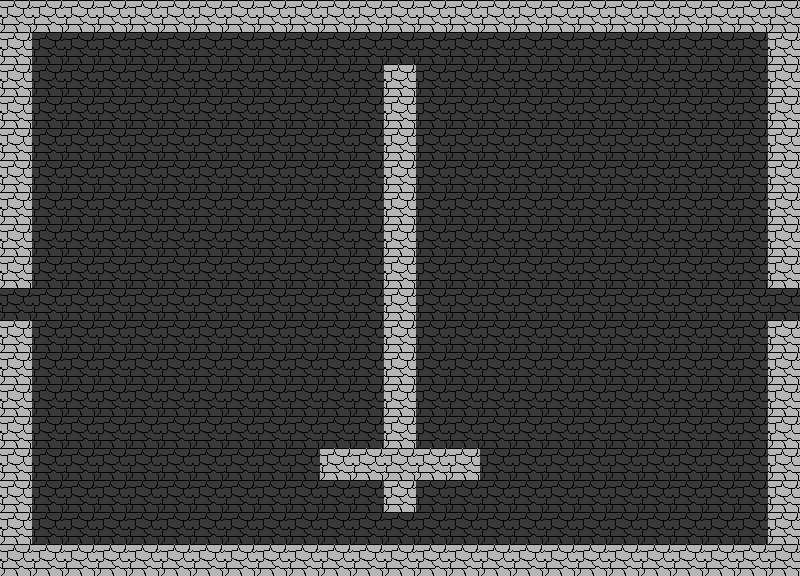

Below is a game level as drawn by its tile map, then a one-line description and the .tmx file that defines it, in full:
An orthogonal 25x18 tile map with 32x32 px tiles, 1 tile layer (floor) and 6 objects (3x door, enemy).

<map version="1.10" tiledversion="1.11.2" orientation="orthogonal" renderorder="right-down" width="25" height="18" tilewidth="32" tileheight="32" infinite="0" nextlayerid="3" nextobjectid="7">
 <tileset firstgid="1" source="placeholder.tsx" />
 <layer id="1" name="floor" width="25" height="18">
  <data encoding="csv">
2,2,2,2,2,2,2,2,2,2,2,2,2,2,2,2,2,2,2,2,2,2,2,2,2,
2,1,1,1,1,1,1,1,1,1,1,1,1,1,1,1,1,1,1,1,1,1,1,1,2,
2,1,1,1,1,1,1,1,1,1,1,1,2,1,1,1,1,1,1,1,1,1,1,1,2,
2,1,1,1,1,1,1,1,1,1,1,1,2,1,1,1,1,1,1,1,1,1,1,1,2,
2,1,1,1,1,1,1,1,1,1,1,1,2,1,1,1,1,1,1,1,1,1,1,1,2,
2,1,1,1,1,1,1,1,1,1,1,1,2,1,1,1,1,1,1,1,1,1,1,1,2,
2,1,1,1,1,1,1,1,1,1,1,1,2,1,1,1,1,1,1,1,1,1,1,1,2,
2,1,1,1,1,1,1,1,1,1,1,1,2,1,1,1,1,1,1,1,1,1,1,1,2,
2,1,1,1,1,1,1,1,1,1,1,1,2,1,1,1,1,1,1,1,1,1,1,1,2,
1,1,1,1,1,1,1,1,1,1,1,1,2,1,1,1,1,1,1,1,1,1,1,1,1,
2,1,1,1,1,1,1,1,1,1,1,1,2,1,1,1,1,1,1,1,1,1,1,1,2,
2,1,1,1,1,1,1,1,1,1,1,1,2,1,1,1,1,1,1,1,1,1,1,1,2,
2,1,1,1,1,1,1,1,1,1,1,1,2,1,1,1,1,1,1,1,1,1,1,1,2,
2,1,1,1,1,1,1,1,1,1,1,1,2,1,1,1,1,1,1,1,1,1,1,1,2,
2,1,1,1,1,1,1,1,1,1,2,2,2,2,2,1,1,1,1,1,1,1,1,1,2,
2,1,1,1,1,1,1,1,1,1,1,1,2,1,1,1,1,1,1,1,1,1,1,1,2,
2,1,1,1,1,1,1,1,1,1,1,1,1,1,1,1,1,1,1,1,1,1,1,1,2,
2,2,2,2,2,2,2,2,2,2,2,2,2,2,2,2,2,2,2,2,2,2,2,2,2
</data>
 </layer>
 <objectgroup id="2" name="objects">
  <object id="1" gid="5" x="736" y="64" width="32" height="32" />
  <object id="2" type="enemy" gid="5" x="32" y="64" width="32" height="32" />
  <object id="3" type="door" gid="3" x="768" y="320" width="32" height="32" />
  <object id="4" type="door" gid="3" x="0" y="320" width="32" height="32" />
  <object id="5" gid="4" x="384" y="544" width="32" height="32" />
  <object id="6" type="door" gid="3" x="384" y="576" width="32" height="32" />
 </objectgroup>
</map>
